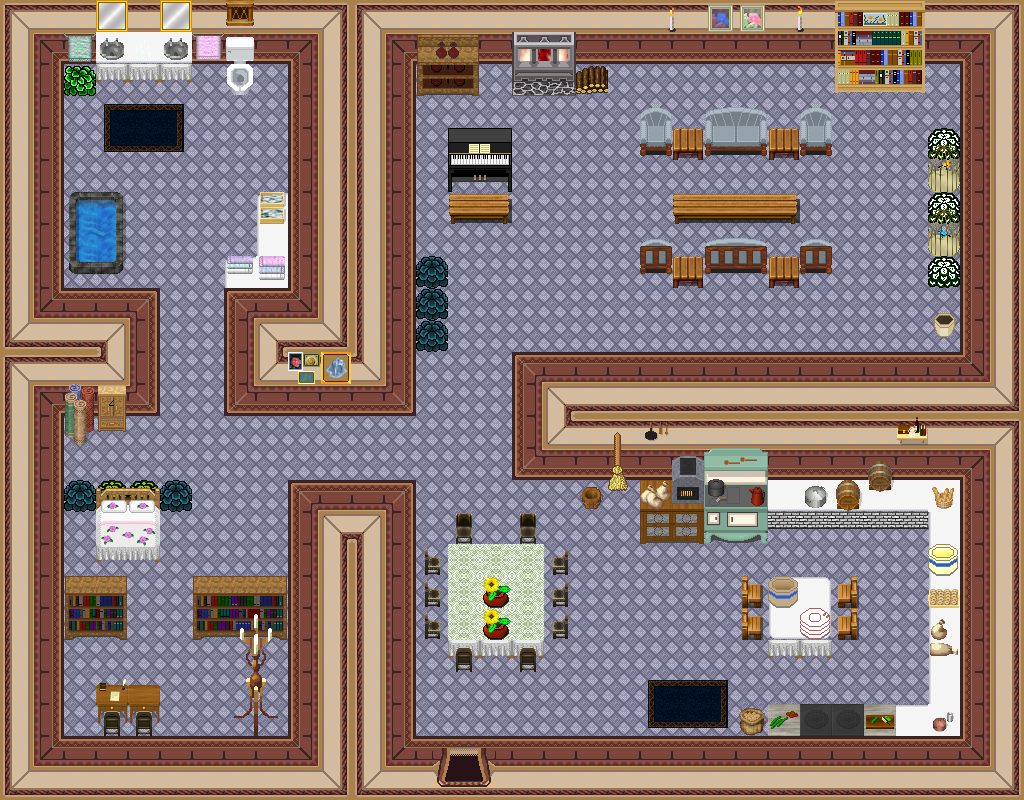

A 2D game scene composited from a Tiled map and its tileset images. What follows is a short description and the map's XML, with each tile layer's data collapsed to a summary:
An orthogonal 32x25 tile map with 32x32 px tiles, 4 tile layers (0_floor, 1_terrain, 2_object, 3_roof), 3 hidden layers not drawn, 55 tilesets.

<map version="1.0" tiledversion="1.1.3" orientation="orthogonal" renderorder="right-down" width="32" height="25" tilewidth="32" tileheight="32" infinite="0" nextobjectid="1">
 <tileset firstgid="1" name="wall red" tilewidth="32" tileheight="32" tilecount="16" columns="4">
  <image source="../../tileset/building/wall/int_wall_dark_red.png" width="128" height="128" />
 </tileset>
 <tileset firstgid="17" name="int red wall" tilewidth="32" tileheight="32" tilecount="16" columns="4">
  <image source="../../tileset/building/wall/int_wall_dark_red_corners.png" width="128" height="128" />
 </tileset>
 <tileset firstgid="33" name="int red wall corners" tilewidth="32" tileheight="32" tilecount="8" columns="2">
  <image source="../../tileset/building/wall/int_wall_dark_red_corners_2.png" width="64" height="128" />
 </tileset>
 <tileset firstgid="41" name="dark red ns" tilewidth="32" tileheight="32" tilecount="12" columns="3">
  <image source="../../tileset/building/entrance/dark_red_ns.png" width="96" height="128" />
 </tileset>
 <tileset firstgid="53" name="brush" tilewidth="32" tileheight="32" tilecount="3" columns="1">
  <image source="../../tileset/item/brush.png" width="32" height="96" />
 </tileset>
 <tileset firstgid="56" name="dishes" tilewidth="32" tileheight="32" tilecount="6" columns="2">
  <image source="../../tileset/furniture/crockery/dishes.png" width="64" height="96" />
 </tileset>
 <tileset firstgid="62" name="piano" tilewidth="32" tileheight="32" tilecount="4" columns="2">
  <image source="../../tileset/furniture/other/piano.png" width="64" height="64" />
 </tileset>
 <tileset firstgid="66" name="pie safe" tilewidth="32" tileheight="32" tilecount="4" columns="2">
  <image source="../../tileset/furniture/kitchen/pie_safe.png" width="64" height="64" />
 </tileset>
 <tileset firstgid="70" name="stove" tilewidth="32" tileheight="32" tilecount="6" columns="2">
  <image source="../../tileset/furniture/kitchen/stove.png" width="64" height="96" />
 </tileset>
 <tileset firstgid="76" name="shelfs" tilewidth="32" tileheight="32" tilecount="12" columns="3">
  <image source="../../tileset/furniture/shelve/pale_book_bottle_shelf.png" width="96" height="128" />
 </tileset>
 <tileset firstgid="88" name="sink" tilewidth="32" tileheight="32" tilecount="6" columns="2">
  <image source="../../tileset/furniture/sink/dark_front_on.png" width="64" height="96" />
 </tileset>
 <tileset firstgid="94" name="table with hob pale" tilewidth="32" tileheight="32" tilecount="3" columns="3">
  <image source="../../tileset/furniture/table/table_with_hob_pale.png" width="96" height="32" />
 </tileset>
 <tileset firstgid="97" name="flower vase" tilewidth="32" tileheight="32" tilecount="3" columns="3">
  <image source="../../tileset/plant/indoor/flower_vase.png" width="96" height="32" />
 </tileset>
 <tileset firstgid="100" name="bench" tilewidth="32" tileheight="32" tilecount="3" columns="3">
  <image source="../../tileset/furniture/table/bench.png" width="96" height="32" />
 </tileset>
 <tileset firstgid="103" name="logic/collision" tilewidth="32" tileheight="32" tilecount="1" columns="1">
  <image source="../../tileset/logic/collision.png" width="32" height="32" />
 </tileset>
 <tileset firstgid="104" name="hosta" tilewidth="32" tileheight="32" tilecount="9" columns="3">
  <image source="../../tileset/plant/bush/hosta.png" width="96" height="96" />
 </tileset>
 <tileset firstgid="113" name="furnace green" tilewidth="32" tileheight="32" tilecount="4" columns="2">
  <image source="../../tileset/building/decoration/furnace.png" width="64" height="64" />
 </tileset>
 <tileset firstgid="117" name="fire" tilewidth="32" tileheight="32" tilecount="27" columns="3">
  <image source="../../tileset/ground/fire/fire.png" width="96" height="288" />
 </tileset>
 <tileset firstgid="144" name="flames" tilewidth="32" tileheight="32" tilecount="6" columns="6">
  <image source="../../tileset/furniture/light/flames.png" width="192" height="32" />
 </tileset>
 <tileset firstgid="150" name="lace" tilewidth="32" tileheight="32" tilecount="2" columns="2">
  <image source="../../tileset/item/textile/lace.png" width="64" height="32" />
 </tileset>
 <tileset firstgid="152" name="towels" tilewidth="32" tileheight="32" tilecount="6" columns="6">
  <image source="../../tileset/item/textile/towels.png" width="192" height="32" />
 </tileset>
 <tileset firstgid="158" name="window centered" tilewidth="32" tileheight="32" tilecount="1" columns="1">
  <image source="../../tileset/building/window/window_centered.png" width="32" height="32" />
 </tileset>
 <tileset firstgid="159" name="barrel" tilewidth="32" tileheight="32" tilecount="2" columns="1">
  <image source="../../tileset/item/pot/barrel.png" width="32" height="64" />
 </tileset>
 <tileset firstgid="161" name="chair wooden" tilewidth="32" tileheight="32" tilecount="5" columns="5">
  <image source="../../tileset/furniture/chair/wooden.png" width="160" height="32" />
 </tileset>
 <tileset firstgid="166" name="pictures small 2" tilewidth="32" tileheight="32" tilecount="4" columns="2">
  <image source="../../tileset/furniture/picture/small_2.png" width="64" height="64" />
 </tileset>
 <tileset firstgid="170" name="bird cage" tilewidth="32" tileheight="32" tilecount="6" columns="2">
  <image source="../../tileset/furniture/other/birdcage.png" width="64" height="96" />
 </tileset>
 <tileset firstgid="176" name="birds" tilewidth="32" tileheight="32" tilecount="4" columns="2">
  <image source="../../tileset/object/birds.png" width="64" height="64" />
 </tileset>
 <tileset firstgid="180" name="shelfs 3" tilewidth="32" tileheight="32" tilecount="6" columns="3">
  <image source="../../tileset/furniture/shelve/bright_bookshelf_and_cupboard.png" width="96" height="64" />
 </tileset>
 <tileset firstgid="186" name="chairs 4 green gray" tilewidth="32" tileheight="32" tilecount="4" columns="2">
  <image source="../../tileset/furniture/chair/greenish_grey.png" width="64" height="64" />
 </tileset>
 <tileset firstgid="190" name="sofa chair blue" tilewidth="32" tileheight="32" tilecount="12" columns="3">
  <image source="../../tileset/furniture/chair/sofa_chair_blue.png" width="96" height="128" />
 </tileset>
 <tileset firstgid="202" name="oil paintings" tilewidth="32" tileheight="32" tilecount="16" columns="4">
  <image source="../../tileset/furniture/picture/oil_paintings.png" width="128" height="128" />
 </tileset>
 <tileset firstgid="218" name="floor tiles" tilewidth="32" tileheight="32" tilecount="9" columns="3">
  <image source="../../tileset/ground/indoor/floor_tiles.png" width="96" height="96" />
 </tileset>
 <tileset firstgid="227" name="carpet dk blue" tilewidth="32" tileheight="32" tilecount="9" columns="3">
  <image source="../../tileset/furniture/carpet/dark_blue.png" width="96" height="96" />
 </tileset>
 <tileset firstgid="236" name="bathroom basin" tilewidth="32" tileheight="32" tilecount="3" columns="3">
  <image source="../../tileset/furniture/bathroom/basin.png" width="96" height="32" />
 </tileset>
 <tileset firstgid="239" name="bathroom toilet" tilewidth="32" tileheight="32" tilecount="6" columns="3">
  <image source="../../tileset/furniture/bathroom/toilet.png" width="96" height="64" />
 </tileset>
 <tileset firstgid="245" name="bottles and cups" tilewidth="32" tileheight="32" tilecount="16" columns="4">
  <image source="../../tileset/item/drink/bottles_and_cups.png" width="128" height="128" />
 </tileset>
 <tileset firstgid="261" name="bread" tilewidth="32" tileheight="32" tilecount="4" columns="4">
  <image source="../../tileset/item/food/bread.png" width="128" height="32" />
 </tileset>
 <tileset firstgid="265" name="blankets" tilewidth="32" tileheight="32" tilecount="12" columns="3">
  <image source="../../tileset/item/textile/blankets.png" width="96" height="128" />
 </tileset>
 <tileset firstgid="277" name="boxes" tilewidth="32" tileheight="32" tilecount="4" columns="2">
  <image source="../../tileset/item/boxes.png" width="64" height="64" />
 </tileset>
 <tileset firstgid="281" name="desk" tilewidth="32" tileheight="32" tilecount="4" columns="2">
  <image source="../../tileset/furniture/table/desk.png" width="64" height="64" />
 </tileset>
 <tileset firstgid="285" name="household items" tilewidth="32" tileheight="32" tilecount="16" columns="4">
  <image source="../../tileset/item/household/food_preparation.png" width="128" height="128" />
 </tileset>
 <tileset firstgid="301" name="square" tilewidth="32" tileheight="32" tilecount="1" columns="1">
  <image source="../../tileset/furniture/table/square.png" width="32" height="32" />
 </tileset>
 <tileset firstgid="302" name="dark red detail ns" tilewidth="32" tileheight="32" tilecount="12" columns="3">
  <image source="../../tileset/building/entrance/dark_red_ns_detail.png" width="96" height="128" />
 </tileset>
 <tileset firstgid="314" name="items" tilewidth="32" tileheight="32" tilecount="4" columns="2">
  <image source="../../tileset/item/household/food_preparation_2.png" width="64" height="64" />
 </tileset>
 <tileset firstgid="318" name="items2" tilewidth="32" tileheight="32" tilecount="4" columns="2">
  <image source="../../tileset/item/drink/casks.png" width="64" height="64" />
 </tileset>
 <tileset firstgid="322" name="brick base" tilewidth="32" tileheight="32" tilecount="3" columns="3">
  <image source="../../tileset/furniture/table/brick_base.png" width="96" height="32" />
 </tileset>
 <tileset firstgid="325" name="lights candle" tilewidth="32" tileheight="32" tilecount="36" columns="6">
  <image source="../../tileset/furniture/light/lights_candle.png" width="192" height="192" />
 </tileset>
 <tileset firstgid="361" name="bright book shelf" tilewidth="32" tileheight="32" tilecount="9" columns="3">
  <image source="../../tileset/furniture/shelve/bright_bookshelf.png" width="96" height="96" />
 </tileset>
 <tileset firstgid="370" name="logic/item/sheepfood" tilewidth="32" tileheight="32" tilecount="1" columns="1">
  <image source="../../tileset/logic/item/sheepfood.png" width="32" height="32" />
 </tileset>
 <tileset firstgid="371" name="white counter top" tilewidth="32" tileheight="32" tilecount="10" columns="5">
  <image source="../../tileset/furniture/table/white_counter_top.png" width="160" height="64" />
 </tileset>
 <tileset firstgid="381" name="floor tiles 2" tilewidth="32" tileheight="32" tilecount="6" columns="3">
  <image source="../../tileset/ground/indoor/floor_tiles2.png" width="96" height="64" />
 </tileset>
 <tileset firstgid="387" name="mtpot" tilewidth="32" tileheight="32" tilecount="3" columns="1">
  <image source="../../tileset/item/pot/empty_pot.png" width="32" height="96" />
 </tileset>
 <tileset firstgid="390" name="double_pink_roses" tilewidth="32" tileheight="32" tilecount="18" columns="6">
  <image source="../../tileset/furniture/bed/double_pink_roses.png" width="192" height="96" />
 </tileset>
 <tileset firstgid="408" name="single_pink_roses" tilewidth="32" tileheight="32" tilecount="9" columns="3">
  <image source="../../tileset/furniture/bed/single_pink_roses.png" width="96" height="96" />
 </tileset>
 <tileset firstgid="417" name="item/firewood" tilewidth="32" tileheight="32" tilecount="12" columns="3">
  <image source="../../tileset/item/firewood.png" width="96" height="128" />
 </tileset>
 <layer name="0_floor" width="32" height="25">
  <data>[800 cells, 798 non-empty, 6 distinct tile ids]</data>
 </layer>
 <layer name="1_terrain" width="32" height="25">
  <data>[800 cells, 497 non-empty, 99 distinct tile ids]</data>
 </layer>
 <layer name="2_object" width="32" height="25">
  <data>[800 cells, 86 non-empty, 74 distinct tile ids]</data>
 </layer>
 <layer name="3_roof" width="32" height="25">
  <data>[800 cells, 28 non-empty, 22 distinct tile ids]</data>
 </layer>
 <layer name="objects" width="32" height="25" visible="0">
  <data>[800 cells, 2 non-empty, 1 distinct tile ids]</data>
 </layer>
 <layer name="collision" width="32" height="25" visible="0" opacity="0.35">
  <data>[800 cells, 464 non-empty, 1 distinct tile ids]</data>
 </layer>
 <layer name="protection" width="32" height="25" visible="0">
  <data>[800 cells, 0 non-empty, 0 distinct tile ids]</data>
 </layer>
</map>
